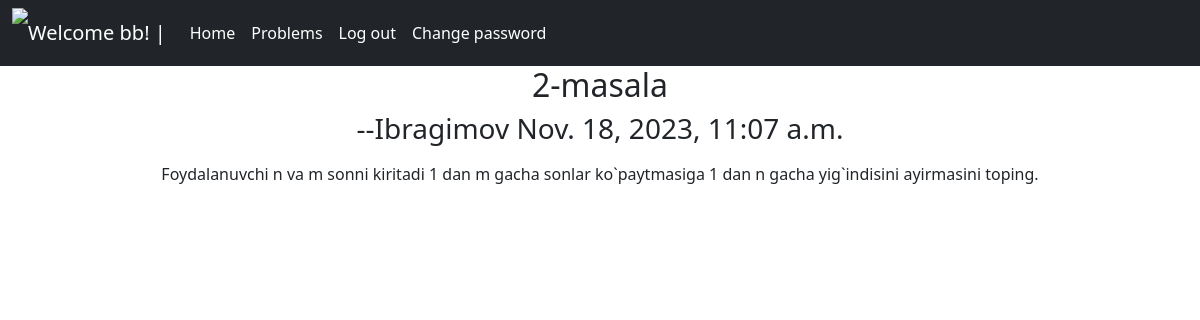
The app's page /post/7/ (signed in) with its own data.
### accounts/models.py (models this page shows)
class CustomUser(AbstractUser):
    age = models.PositiveIntegerField(null=True,blank=True)

### posts/models.py (models this page shows, shortened)
class Post(models.Model):
    title = models.CharField(max_length=200)
    author = models.ForeignKey(
        get_user_model(),
        on_delete=models.CASCADE
    )
    body = RichTextField()
    photo = models.ImageField(upload_to='images/', blank=True, null=True)
    date = models.DateTimeField(auto_now_add=True)

### posts/views.py (the view)
# urls.py: path('<int:pk>/', FullPostView.as_view(), name='full_post'),
class FullPostView(DetailView):
    model = Post
    template_name = 'full_post.html'

### templates/full_post.html (shortened to what this page needs)
<!DOCTYPE html>
<html lang="en">
<head>
</head>
<body>
    {%extends 'base.html'%}
    {%block content%}
    <div class="blogPost" style="text-align: center;" >
        <h2>{{post.title}}</h2>
        <h3>--{{post.author}} {{post.date}}</h3>
        <p>{{post.body|safe}}</p>
        <br>
    </div>
    {%endblock content%}

### templates/base.html (shortened to what this page needs)
{%load static%}
<!DOCTYPE html>
<html lang="en">
<head>
    <link href="https://cdn.jsdelivr.net/npm/bootstrap@5.0.2/dist/css/bootstrap.min.css" rel="stylesheet"
>
</head>
<body>
    {% if user.is_authenticated %}
    <nav class="navbar navbar-expand-lg navbar-dark bg-dark">
        <div class="container-fluid">
            <img src="https://pnghq.com/wp-content/uploads/png-image-of-python-logo-no-text-included-7.png">
          <a class="navbar-brand" href="{%url 'home'%}"> Welcome {{user.first_name}}! |</a>
          <div class="collapse navbar-collapse" id="navbcarNav">
            <ul class="navbar-nav">
              <li class="nav-item">
                <a class="nav-link active" aria-current="page" href="{%url 'home'%}">Home</a>
              </li>
              <li class="nav-item">
                <a class="nav-link active" aria-current="page" href="{%url 'post'%}">Problems</a>
              </li>
              <li class="nav-item">
                <a class="nav-link active" aria-current="page" href="{% url 'logout' %}">Log out</a>
              </li>
              <li class="nav-item">
                <a class="nav-link active" aria-current="page" href="{% url 'password_change' %}">Change password</a>
              </li>
            </ul>
          </div>
        </div>
      </nav>
    {% endif %}
    {% block content %}
    {% endblock content %}
</body>
</html>

### templates/base.html (style rules this page uses)
img { height: 50px; }

### records on screen
CustomUser: first_name "bb"
Post: title "2-masala", author "Ibragimov", date "Nov. 18, 2023, 11:07 a.m.", body "Foydalanuvchi n va m sonni kiritadi 1 dan m gacha sonlar ko`paytmasiga 1 dan n gacha yig`indisini ayirmasini toping."
